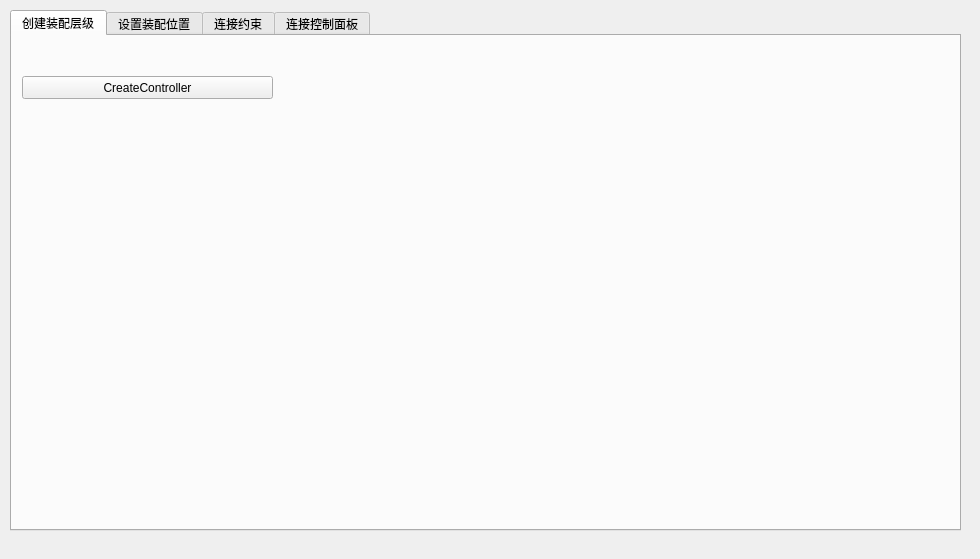
<?xml version="1.0" encoding="UTF-8"?>
<ui version="4.0">
 <class>Form</class>
 <widget class="QWidget" name="Form">
  <property name="geometry">
   <rect>
    <x>0</x>
    <y>0</y>
    <width>980</width>
    <height>559</height>
   </rect>
  </property>
  <property name="windowTitle">
   <string>Form</string>
  </property>
  <widget class="QTabWidget" name="tabWidget">
   <property name="geometry">
    <rect>
     <x>10</x>
     <y>10</y>
     <width>951</width>
     <height>521</height>
    </rect>
   </property>
   <property name="sizePolicy">
    <sizepolicy hsizetype="Fixed" vsizetype="Fixed">
     <horstretch>0</horstretch>
     <verstretch>0</verstretch>
    </sizepolicy>
   </property>
   <property name="baseSize">
    <size>
     <width>950</width>
     <height>530</height>
    </size>
   </property>
   <property name="currentIndex">
    <number>0</number>
   </property>
   <widget class="QWidget" name="tab_2">
    <attribute name="title">
     <string>创建装配层级</string>
    </attribute>
    <widget class="QPushButton" name="createControllerBtn">
     <property name="geometry">
      <rect>
       <x>10</x>
       <y>40</y>
       <width>251</width>
       <height>23</height>
      </rect>
     </property>
     <property name="text">
      <string>CreateController</string>
     </property>
    </widget>
   </widget>
   <widget class="QWidget" name="tab">
    <attribute name="title">
     <string>设置装配位置</string>
    </attribute>
    <widget class="QPushButton" name="fitPositionBtn">
     <property name="geometry">
      <rect>
       <x>10</x>
       <y>40</y>
       <width>251</width>
       <height>21</height>
      </rect>
     </property>
     <property name="text">
      <string>FitPosition</string>
     </property>
    </widget>
   </widget>
   <widget class="QWidget" name="constraintConnection">
    <attribute name="title">
     <string>连接约束</string>
    </attribute>
    <widget class="QGroupBox" name="constraintGroup">
     <property name="geometry">
      <rect>
       <x>10</x>
       <y>10</y>
       <width>921</width>
       <height>161</height>
      </rect>
     </property>
     <property name="sizePolicy">
      <sizepolicy hsizetype="Fixed" vsizetype="Fixed">
       <horstretch>0</horstretch>
       <verstretch>0</verstretch>
      </sizepolicy>
     </property>
     <property name="minimumSize">
      <size>
       <width>460</width>
       <height>0</height>
      </size>
     </property>
     <property name="title">
      <string>constraint</string>
     </property>
     <widget class="QWidget" name="layoutWidget">
      <property name="geometry">
       <rect>
        <x>10</x>
        <y>20</y>
        <width>901</width>
        <height>128</height>
       </rect>
      </property>
      <layout class="QGridLayout" name="gridLayout_3">
       <item row="0" column="4">
        <widget class="QLabel" name="label_24">
         <property name="minimumSize">
          <size>
           <width>460</width>
           <height>0</height>
          </size>
         </property>
         <property name="text">
          <string>1. 输入约束物体包含的名称：默认为_locator（如果：&lt;span style=&quot;color:#00ff00;&quot;&gt;leftEye&lt;/span&gt;&lt;span style=&quot; color:#ff0000;&quot;&gt;_locator&lt;/span&gt;）</string>
         </property>
         <property name="alignment">
          <set>Qt::AlignLeading|Qt::AlignLeft|Qt::AlignVCenter</set>
         </property>
        </widget>
       </item>
       <item row="0" column="1" colspan="2">
        <widget class="QLineEdit" name="driverNameLine">
         <property name="text">
          <string>_locator</string>
         </property>
        </widget>
       </item>
       <item row="2" column="2">
        <widget class="QPushButton" name="deleteConstraintBtn">
         <property name="text">
          <string>deleteConstraint</string>
         </property>
        </widget>
       </item>
       <item row="1" column="0">
        <widget class="QLabel" name="label_2">
         <property name="text">
          <string>driven Name</string>
         </property>
        </widget>
       </item>
       <item row="2" column="0">
        <widget class="QPushButton" name="parentConstraintBtn">
         <property name="sizePolicy">
          <sizepolicy hsizetype="Preferred" vsizetype="Fixed">
           <horstretch>0</horstretch>
           <verstretch>0</verstretch>
          </sizepolicy>
         </property>
         <property name="text">
          <string>parentConstraint</string>
         </property>
         <property name="default">
          <bool>false</bool>
         </property>
        </widget>
       </item>
       <item row="2" column="1">
        <widget class="QPushButton" name="pointConstraintBtn">
         <property name="text">
          <string>pointConstraint</string>
         </property>
        </widget>
       </item>
       <item row="0" column="0">
        <widget class="QLabel" name="label">
         <property name="text">
          <string>driver Name</string>
         </property>
        </widget>
       </item>
       <item row="1" column="1" colspan="2">
        <widget class="QLineEdit" name="drivenNameLine">
         <property name="text">
          <string>_bn</string>
         </property>
        </widget>
       </item>
       <item row="2" column="4">
        <widget class="QLabel" name="label_22">
         <property name="minimumSize">
          <size>
           <width>460</width>
           <height>0</height>
          </size>
         </property>
         <property name="text">
          <string>3. 选择约束类型，点击按钮。删除约束根据driven Name的名称</string>
         </property>
         <property name="alignment">
          <set>Qt::AlignLeading|Qt::AlignLeft|Qt::AlignVCenter</set>
         </property>
        </widget>
       </item>
       <item row="2" column="3">
        <widget class="Line" name="line_4">
         <property name="orientation">
          <enum>Qt::Vertical</enum>
         </property>
        </widget>
       </item>
       <item row="1" column="3">
        <widget class="Line" name="line_11">
         <property name="orientation">
          <enum>Qt::Vertical</enum>
         </property>
        </widget>
       </item>
       <item row="0" column="3">
        <widget class="Line" name="line_12">
         <property name="orientation">
          <enum>Qt::Vertical</enum>
         </property>
        </widget>
       </item>
       <item row="1" column="4">
        <widget class="QLabel" name="label_23">
         <property name="minimumSize">
          <size>
           <width>460</width>
           <height>0</height>
          </size>
         </property>
         <property name="text">
          <string>2. 输入被约束物体包含的名称：默认为_bn    (那么：&lt;span style=&quot;color:#00ff00;&quot;&gt;leftEye&lt;/span&gt;&lt;span style=&quot; color:#ff0000;&quot;&gt;_bn&lt;/span&gt;）)</string>
         </property>
         <property name="alignment">
          <set>Qt::AlignLeading|Qt::AlignLeft|Qt::AlignVCenter</set>
         </property>
        </widget>
       </item>
      </layout>
     </widget>
    </widget>
    <widget class="QGroupBox" name="constraintGroup_2">
     <property name="geometry">
      <rect>
       <x>10</x>
       <y>210</y>
       <width>921</width>
       <height>161</height>
      </rect>
     </property>
     <property name="sizePolicy">
      <sizepolicy hsizetype="Fixed" vsizetype="Fixed">
       <horstretch>0</horstretch>
       <verstretch>0</verstretch>
      </sizepolicy>
     </property>
     <property name="minimumSize">
      <size>
       <width>460</width>
       <height>0</height>
      </size>
     </property>
     <property name="title">
      <string>constraint</string>
     </property>
     <widget class="QWidget" name="layoutWidget_3">
      <property name="geometry">
       <rect>
        <x>10</x>
        <y>20</y>
        <width>901</width>
        <height>128</height>
       </rect>
      </property>
      <layout class="QGridLayout" name="gridLayout_4">
       <item row="0" column="4">
        <widget class="QLabel" name="label_26">
         <property name="minimumSize">
          <size>
           <width>460</width>
           <height>0</height>
          </size>
         </property>
         <property name="text">
          <string>1. 输入约束物体包含的名称：默认为_locator（如果：&lt;span style=&quot;color:#00ff00;&quot;&gt;leftEye&lt;/span&gt;&lt;span style=&quot; color:#ff0000;&quot;&gt;_follicle&lt;/span&gt;）</string>
         </property>
         <property name="alignment">
          <set>Qt::AlignLeading|Qt::AlignLeft|Qt::AlignVCenter</set>
         </property>
        </widget>
       </item>
       <item row="0" column="1" colspan="2">
        <widget class="QLineEdit" name="driverNameLineSecond">
         <property name="text">
          <string>_follicle</string>
         </property>
        </widget>
       </item>
       <item row="2" column="2">
        <widget class="QPushButton" name="deleteConstraintBtn_2">
         <property name="text">
          <string>deleteConstraint</string>
         </property>
        </widget>
       </item>
       <item row="1" column="0">
        <widget class="QLabel" name="label_11">
         <property name="text">
          <string>driven Name</string>
         </property>
        </widget>
       </item>
       <item row="2" column="0">
        <widget class="QPushButton" name="parentConstraintBtn_2">
         <property name="sizePolicy">
          <sizepolicy hsizetype="Preferred" vsizetype="Fixed">
           <horstretch>0</horstretch>
           <verstretch>0</verstretch>
          </sizepolicy>
         </property>
         <property name="text">
          <string>parentConstraint</string>
         </property>
         <property name="default">
          <bool>false</bool>
         </property>
        </widget>
       </item>
       <item row="2" column="1">
        <widget class="QPushButton" name="pointConstraintBtn_2">
         <property name="text">
          <string>pointConstraint</string>
         </property>
        </widget>
       </item>
       <item row="0" column="0">
        <widget class="QLabel" name="label_27">
         <property name="text">
          <string>driver Name</string>
         </property>
        </widget>
       </item>
       <item row="1" column="1" colspan="2">
        <widget class="QLineEdit" name="drivenNameLineSecond">
         <property name="text">
          <string>_group</string>
         </property>
        </widget>
       </item>
       <item row="2" column="4">
        <widget class="QLabel" name="label_28">
         <property name="minimumSize">
          <size>
           <width>460</width>
           <height>0</height>
          </size>
         </property>
         <property name="text">
          <string>3. 选择约束类型，点击按钮。删除约束根据driven Name的名称</string>
         </property>
         <property name="alignment">
          <set>Qt::AlignLeading|Qt::AlignLeft|Qt::AlignVCenter</set>
         </property>
        </widget>
       </item>
       <item row="2" column="3">
        <widget class="Line" name="line_14">
         <property name="orientation">
          <enum>Qt::Vertical</enum>
         </property>
        </widget>
       </item>
       <item row="1" column="3">
        <widget class="Line" name="line_15">
         <property name="orientation">
          <enum>Qt::Vertical</enum>
         </property>
        </widget>
       </item>
       <item row="0" column="3">
        <widget class="Line" name="line_16">
         <property name="orientation">
          <enum>Qt::Vertical</enum>
         </property>
        </widget>
       </item>
       <item row="1" column="4">
        <widget class="QLabel" name="label_29">
         <property name="minimumSize">
          <size>
           <width>460</width>
           <height>0</height>
          </size>
         </property>
         <property name="text">
          <string>2. 输入被约束物体包含的名称：默认为_bn    (那么：&lt;span style=&quot;color:#00ff00;&quot;&gt;leftEye&lt;/span&gt;&lt;span style=&quot; color:#ff0000;&quot;&gt;_group&lt;/span&gt;）)</string>
         </property>
         <property name="alignment">
          <set>Qt::AlignLeading|Qt::AlignLeft|Qt::AlignVCenter</set>
         </property>
        </widget>
       </item>
      </layout>
     </widget>
    </widget>
   </widget>
   <widget class="QWidget" name="controlPannelConnection">
    <attribute name="title">
     <string>连接控制面板</string>
    </attribute>
    <widget class="QGroupBox" name="setDrivenKeyGroup">
     <property name="geometry">
      <rect>
       <x>10</x>
       <y>10</y>
       <width>921</width>
       <height>311</height>
      </rect>
     </property>
     <property name="sizePolicy">
      <sizepolicy hsizetype="Fixed" vsizetype="Fixed">
       <horstretch>0</horstretch>
       <verstretch>0</verstretch>
      </sizepolicy>
     </property>
     <property name="title">
      <string>setDrivenKey </string>
     </property>
     <property name="alignment">
      <set>Qt::AlignLeading|Qt::AlignLeft|Qt::AlignVCenter</set>
     </property>
     <property name="flat">
      <bool>false</bool>
     </property>
     <property name="checkable">
      <bool>false</bool>
     </property>
     <widget class="QWidget" name="layoutWidget_2">
      <property name="geometry">
       <rect>
        <x>10</x>
        <y>30</y>
        <width>901</width>
        <height>271</height>
       </rect>
      </property>
      <layout class="QVBoxLayout" name="verticalLayout_3">
       <item>
        <layout class="QGridLayout" name="gridLayout_2" columnstretch="0,0,0,0,0,0,0">
         <property name="horizontalSpacing">
          <number>6</number>
         </property>
         <property name="verticalSpacing">
          <number>0</number>
         </property>
         <item row="0" column="2" colspan="3">
          <widget class="QLineEdit" name="driverNameLine_2">
           <property name="text">
            <string>_ctrlCV</string>
           </property>
          </widget>
         </item>
         <item row="1" column="2" colspan="3">
          <widget class="QLineEdit" name="drivenNameLine_2">
           <property name="text">
            <string/>
           </property>
          </widget>
         </item>
         <item row="2" column="4">
          <widget class="QLineEdit" name="drivenAttrA">
           <property name="text">
            <string>ry</string>
           </property>
          </widget>
         </item>
         <item row="4" column="4">
          <widget class="QLineEdit" name="drivenAttrB">
           <property name="text">
            <string>rx</string>
           </property>
          </widget>
         </item>
         <item row="4" column="2">
          <widget class="QLineEdit" name="driverAttrB">
           <property name="enabled">
            <bool>false</bool>
           </property>
           <property name="text">
            <string>.ty</string>
           </property>
          </widget>
         </item>
         <item row="2" column="2">
          <widget class="QLineEdit" name="driverAttrA">
           <property name="enabled">
            <bool>false</bool>
           </property>
           <property name="text">
            <string>.tx</string>
           </property>
           <property name="echoMode">
            <enum>QLineEdit::Normal</enum>
           </property>
          </widget>
         </item>
         <item row="1" column="0">
          <widget class="QLabel" name="label_7">
           <property name="minimumSize">
            <size>
             <width>120</width>
             <height>0</height>
            </size>
           </property>
           <property name="text">
            <string>driven Name</string>
           </property>
           <property name="alignment">
            <set>Qt::AlignCenter</set>
           </property>
          </widget>
         </item>
         <item row="4" column="0">
          <widget class="QLabel" name="label_13">
           <property name="minimumSize">
            <size>
             <width>120</width>
             <height>0</height>
            </size>
           </property>
           <property name="text">
            <string>driver Attr B</string>
           </property>
           <property name="alignment">
            <set>Qt::AlignCenter</set>
           </property>
          </widget>
         </item>
         <item row="0" column="0">
          <widget class="QLabel" name="label_6">
           <property name="minimumSize">
            <size>
             <width>120</width>
             <height>0</height>
            </size>
           </property>
           <property name="text">
            <string>driver Name</string>
           </property>
           <property name="alignment">
            <set>Qt::AlignCenter</set>
           </property>
          </widget>
         </item>
         <item row="2" column="0">
          <widget class="QLabel" name="label_12">
           <property name="minimumSize">
            <size>
             <width>120</width>
             <height>0</height>
            </size>
           </property>
           <property name="text">
            <string>driver Attr A</string>
           </property>
           <property name="alignment">
            <set>Qt::AlignCenter</set>
           </property>
          </widget>
         </item>
         <item row="2" column="3">
          <widget class="QLabel" name="label_14">
           <property name="minimumSize">
            <size>
             <width>120</width>
             <height>0</height>
            </size>
           </property>
           <property name="text">
            <string>==&gt;driven Attr A</string>
           </property>
           <property name="alignment">
            <set>Qt::AlignCenter</set>
           </property>
          </widget>
         </item>
         <item row="4" column="3">
          <widget class="QLabel" name="label_15">
           <property name="minimumSize">
            <size>
             <width>120</width>
             <height>0</height>
            </size>
           </property>
           <property name="text">
            <string>==&gt;driven Attr B</string>
           </property>
           <property name="alignment">
            <set>Qt::AlignCenter</set>
           </property>
          </widget>
         </item>
         <item row="4" column="6">
          <widget class="QLabel" name="label_21">
           <property name="minimumSize">
            <size>
             <width>460</width>
             <height>0</height>
            </size>
           </property>
           <property name="text">
            <string>4. 设置被驱动物体的属性B，默认为rx</string>
           </property>
           <property name="alignment">
            <set>Qt::AlignLeading|Qt::AlignLeft|Qt::AlignVCenter</set>
           </property>
          </widget>
         </item>
         <item row="0" column="6">
          <widget class="QLabel" name="label_18">
           <property name="minimumSize">
            <size>
             <width>460</width>
             <height>0</height>
            </size>
           </property>
           <property name="text">
            <string>1. 输入驱动物体包含的字符串：默认为_ctrlCV。（如果：&lt;span style=&quot;color:#00ff00;&quot;&gt;leftEye&lt;/span&gt;&lt;span style=&quot; color:#ff0000;&quot;&gt;_ctrlCV&lt;/span&gt;））</string>
           </property>
           <property name="alignment">
            <set>Qt::AlignLeading|Qt::AlignLeft|Qt::AlignVCenter</set>
           </property>
          </widget>
         </item>
         <item row="2" column="6">
          <widget class="QLabel" name="label_16">
           <property name="minimumSize">
            <size>
             <width>460</width>
             <height>0</height>
            </size>
           </property>
           <property name="text">
            <string>3. 设置被驱动物体的属性A，默认为ry</string>
           </property>
           <property name="alignment">
            <set>Qt::AlignLeading|Qt::AlignLeft|Qt::AlignVCenter</set>
           </property>
          </widget>
         </item>
         <item row="1" column="6">
          <widget class="QLabel" name="label_17">
           <property name="minimumSize">
            <size>
             <width>460</width>
             <height>0</height>
            </size>
           </property>
           <property name="text">
            <string>2. 输入被驱动物体包含的字符串：默认为空。    (那么：&lt;span style=&quot;color:#00ff00;&quot;&gt;leftEye&lt;/span&gt;&lt;span style=&quot; color:#ff0000;&quot;&gt;&lt;/span&gt;））</string>
           </property>
           <property name="alignment">
            <set>Qt::AlignLeading|Qt::AlignLeft|Qt::AlignVCenter</set>
           </property>
          </widget>
         </item>
         <item row="2" column="5">
          <widget class="Line" name="line_5">
           <property name="orientation">
            <enum>Qt::Vertical</enum>
           </property>
          </widget>
         </item>
         <item row="0" column="5">
          <widget class="Line" name="line_8">
           <property name="orientation">
            <enum>Qt::Vertical</enum>
           </property>
          </widget>
         </item>
         <item row="1" column="5">
          <widget class="Line" name="line_9">
           <property name="orientation">
            <enum>Qt::Vertical</enum>
           </property>
          </widget>
         </item>
         <item row="4" column="5">
          <widget class="Line" name="line_10">
           <property name="orientation">
            <enum>Qt::Vertical</enum>
           </property>
          </widget>
         </item>
        </layout>
       </item>
       <item>
        <widget class="Line" name="line_2">
         <property name="orientation">
          <enum>Qt::Horizontal</enum>
         </property>
        </widget>
       </item>
       <item>
        <widget class="Line" name="line">
         <property name="orientation">
          <enum>Qt::Horizontal</enum>
         </property>
        </widget>
       </item>
       <item>
        <layout class="QGridLayout" name="gridLayout">
         <item row="0" column="1">
          <widget class="QLabel" name="label_8">
           <property name="text">
            <string/>
           </property>
           <property name="alignment">
            <set>Qt::AlignCenter</set>
           </property>
          </widget>
         </item>
         <item row="0" column="4">
          <widget class="QLabel" name="label_5">
           <property name="sizePolicy">
            <sizepolicy hsizetype="Preferred" vsizetype="Fixed">
             <horstretch>0</horstretch>
             <verstretch>0</verstretch>
            </sizepolicy>
           </property>
           <property name="minimumSize">
            <size>
             <width>0</width>
             <height>20</height>
            </size>
           </property>
           <property name="font">
            <font>
             <pointsize>11</pointsize>
            </font>
           </property>
           <property name="whatsThis">
            <string notr="true"/>
           </property>
           <property name="text">
            <string>max</string>
           </property>
           <property name="alignment">
            <set>Qt::AlignCenter</set>
           </property>
          </widget>
         </item>
         <item row="0" column="3">
          <widget class="QLabel" name="label_4">
           <property name="sizePolicy">
            <sizepolicy hsizetype="Preferred" vsizetype="Fixed">
             <horstretch>0</horstretch>
             <verstretch>0</verstretch>
            </sizepolicy>
           </property>
           <property name="minimumSize">
            <size>
             <width>0</width>
             <height>20</height>
            </size>
           </property>
           <property name="font">
            <font>
             <pointsize>11</pointsize>
            </font>
           </property>
           <property name="text">
            <string>default</string>
           </property>
           <property name="alignment">
            <set>Qt::AlignCenter</set>
           </property>
          </widget>
         </item>
         <item row="2" column="2">
          <widget class="QDoubleSpinBox" name="minSpinBoxX">
           <property name="minimum">
            <double>-360.000000000000000</double>
           </property>
           <property name="maximum">
            <double>360.000000000000000</double>
           </property>
           <property name="singleStep">
            <double>1.000000000000000</double>
           </property>
           <property name="value">
            <double>-10.000000000000000</double>
           </property>
          </widget>
         </item>
         <item row="2" column="4">
          <widget class="QDoubleSpinBox" name="maxSpinBoxX">
           <property name="minimum">
            <double>-360.000000000000000</double>
           </property>
           <property name="maximum">
            <double>360.000000000000000</double>
           </property>
           <property name="value">
            <double>10.000000000000000</double>
           </property>
          </widget>
         </item>
         <item row="4" column="2">
          <widget class="QDoubleSpinBox" name="minSpinBoxY">
           <property name="minimum">
            <double>-360.000000000000000</double>
           </property>
           <property name="maximum">
            <double>360.000000000000000</double>
           </property>
           <property name="singleStep">
            <double>1.000000000000000</double>
           </property>
           <property name="value">
            <double>-10.000000000000000</double>
           </property>
          </widget>
         </item>
         <item row="4" column="3">
          <widget class="QDoubleSpinBox" name="midSpinBoxY">
           <property name="minimum">
            <double>-360.000000000000000</double>
           </property>
           <property name="maximum">
            <double>360.000000000000000</double>
           </property>
           <property name="value">
            <double>0.000000000000000</double>
           </property>
          </widget>
         </item>
         <item row="2" column="1">
          <widget class="QLabel" name="label_10">
           <property name="sizePolicy">
            <sizepolicy hsizetype="Fixed" vsizetype="Preferred">
             <horstretch>0</horstretch>
             <verstretch>0</verstretch>
            </sizepolicy>
           </property>
           <property name="minimumSize">
            <size>
             <width>120</width>
             <height>0</height>
            </size>
           </property>
           <property name="maximumSize">
            <size>
             <width>80</width>
             <height>16777215</height>
            </size>
           </property>
           <property name="baseSize">
            <size>
             <width>80</width>
             <height>0</height>
            </size>
           </property>
           <property name="text">
            <string>==&gt;driven Attr A</string>
           </property>
           <property name="alignment">
            <set>Qt::AlignCenter</set>
           </property>
          </widget>
         </item>
         <item row="0" column="2">
          <widget class="QLabel" name="label_3">
           <property name="sizePolicy">
            <sizepolicy hsizetype="Preferred" vsizetype="Fixed">
             <horstretch>0</horstretch>
             <verstretch>0</verstretch>
            </sizepolicy>
           </property>
           <property name="minimumSize">
            <size>
             <width>0</width>
             <height>20</height>
            </size>
           </property>
           <property name="font">
            <font>
             <pointsize>11</pointsize>
            </font>
           </property>
           <property name="text">
            <string>min</string>
           </property>
           <property name="alignment">
            <set>Qt::AlignCenter</set>
           </property>
          </widget>
         </item>
         <item row="4" column="1">
          <widget class="QLabel" name="label_9">
           <property name="sizePolicy">
            <sizepolicy hsizetype="Fixed" vsizetype="Preferred">
             <horstretch>0</horstretch>
             <verstretch>0</verstretch>
            </sizepolicy>
           </property>
           <property name="minimumSize">
            <size>
             <width>120</width>
             <height>0</height>
            </size>
           </property>
           <property name="baseSize">
            <size>
             <width>80</width>
             <height>0</height>
            </size>
           </property>
           <property name="text">
            <string>==&gt;driven Attr B</string>
           </property>
           <property name="alignment">
            <set>Qt::AlignCenter</set>
           </property>
          </widget>
         </item>
         <item row="2" column="3">
          <widget class="QDoubleSpinBox" name="midSpinBoxX">
           <property name="minimum">
            <double>-360.000000000000000</double>
           </property>
           <property name="maximum">
            <double>360.000000000000000</double>
           </property>
           <property name="value">
            <double>0.000000000000000</double>
           </property>
          </widget>
         </item>
         <item row="4" column="4">
          <widget class="QDoubleSpinBox" name="maxSpinBoxY">
           <property name="minimum">
            <double>-360.000000000000000</double>
           </property>
           <property name="maximum">
            <double>360.000000000000000</double>
           </property>
           <property name="value">
            <double>10.000000000000000</double>
           </property>
          </widget>
         </item>
         <item row="2" column="5">
          <widget class="QCheckBox" name="rotateXenable">
           <property name="enabled">
            <bool>true</bool>
           </property>
           <property name="sizePolicy">
            <sizepolicy hsizetype="Fixed" vsizetype="Fixed">
             <horstretch>0</horstretch>
             <verstretch>0</verstretch>
            </sizepolicy>
           </property>
           <property name="minimumSize">
            <size>
             <width>20</width>
             <height>16</height>
            </size>
           </property>
           <property name="maximumSize">
            <size>
             <width>20</width>
             <height>16</height>
            </size>
           </property>
           <property name="baseSize">
            <size>
             <width>20</width>
             <height>0</height>
            </size>
           </property>
           <property name="text">
            <string/>
           </property>
           <property name="checked">
            <bool>true</bool>
           </property>
           <property name="tristate">
            <bool>false</bool>
           </property>
          </widget>
         </item>
         <item row="4" column="5">
          <widget class="QCheckBox" name="rotateXenable_2">
           <property name="enabled">
            <bool>true</bool>
           </property>
           <property name="sizePolicy">
            <sizepolicy hsizetype="Fixed" vsizetype="Fixed">
             <horstretch>0</horstretch>
             <verstretch>0</verstretch>
            </sizepolicy>
           </property>
           <property name="minimumSize">
            <size>
             <width>20</width>
             <height>16</height>
            </size>
           </property>
           <property name="maximumSize">
            <size>
             <width>20</width>
             <height>16</height>
            </size>
           </property>
           <property name="baseSize">
            <size>
             <width>20</width>
             <height>0</height>
            </size>
           </property>
           <property name="text">
            <string/>
           </property>
           <property name="checked">
            <bool>true</bool>
           </property>
           <property name="tristate">
            <bool>false</bool>
           </property>
          </widget>
         </item>
         <item row="4" column="7">
          <widget class="QLabel" name="label_20">
           <property name="minimumSize">
            <size>
             <width>460</width>
             <height>0</height>
            </size>
           </property>
           <property name="text">
            <string>6. 设置属性A对应的最大值、默认值、最小值</string>
           </property>
           <property name="alignment">
            <set>Qt::AlignLeading|Qt::AlignLeft|Qt::AlignVCenter</set>
           </property>
          </widget>
         </item>
         <item row="2" column="7">
          <widget class="QLabel" name="label_19">
           <property name="minimumSize">
            <size>
             <width>460</width>
             <height>0</height>
            </size>
           </property>
           <property name="text">
            <string>5. 设置属性A对应的最大值、默认值、最小值</string>
           </property>
           <property name="alignment">
            <set>Qt::AlignLeading|Qt::AlignLeft|Qt::AlignVCenter</set>
           </property>
          </widget>
         </item>
         <item row="2" column="6">
          <widget class="Line" name="line_6">
           <property name="orientation">
            <enum>Qt::Vertical</enum>
           </property>
          </widget>
         </item>
         <item row="4" column="6">
          <widget class="Line" name="line_7">
           <property name="orientation">
            <enum>Qt::Vertical</enum>
           </property>
          </widget>
         </item>
         <item row="5" column="1" colspan="4">
          <widget class="QPushButton" name="setDrivenKeyBtn">
           <property name="maximumSize">
            <size>
             <width>400</width>
             <height>25</height>
            </size>
           </property>
           <property name="text">
            <string>setDrivenKey</string>
           </property>
          </widget>
         </item>
         <item row="5" column="7">
          <widget class="QLabel" name="label_25">
           <property name="minimumSize">
            <size>
             <width>460</width>
             <height>0</height>
            </size>
           </property>
           <property name="text">
            <string>7. 点击按钮，设置驱动关键帧</string>
           </property>
           <property name="alignment">
            <set>Qt::AlignLeading|Qt::AlignLeft|Qt::AlignVCenter</set>
           </property>
          </widget>
         </item>
         <item row="5" column="6">
          <widget class="Line" name="line_13">
           <property name="orientation">
            <enum>Qt::Vertical</enum>
           </property>
          </widget>
         </item>
        </layout>
       </item>
      </layout>
     </widget>
    </widget>
   </widget>
  </widget>
 </widget>
 <resources/>
 <connections/>
</ui>
